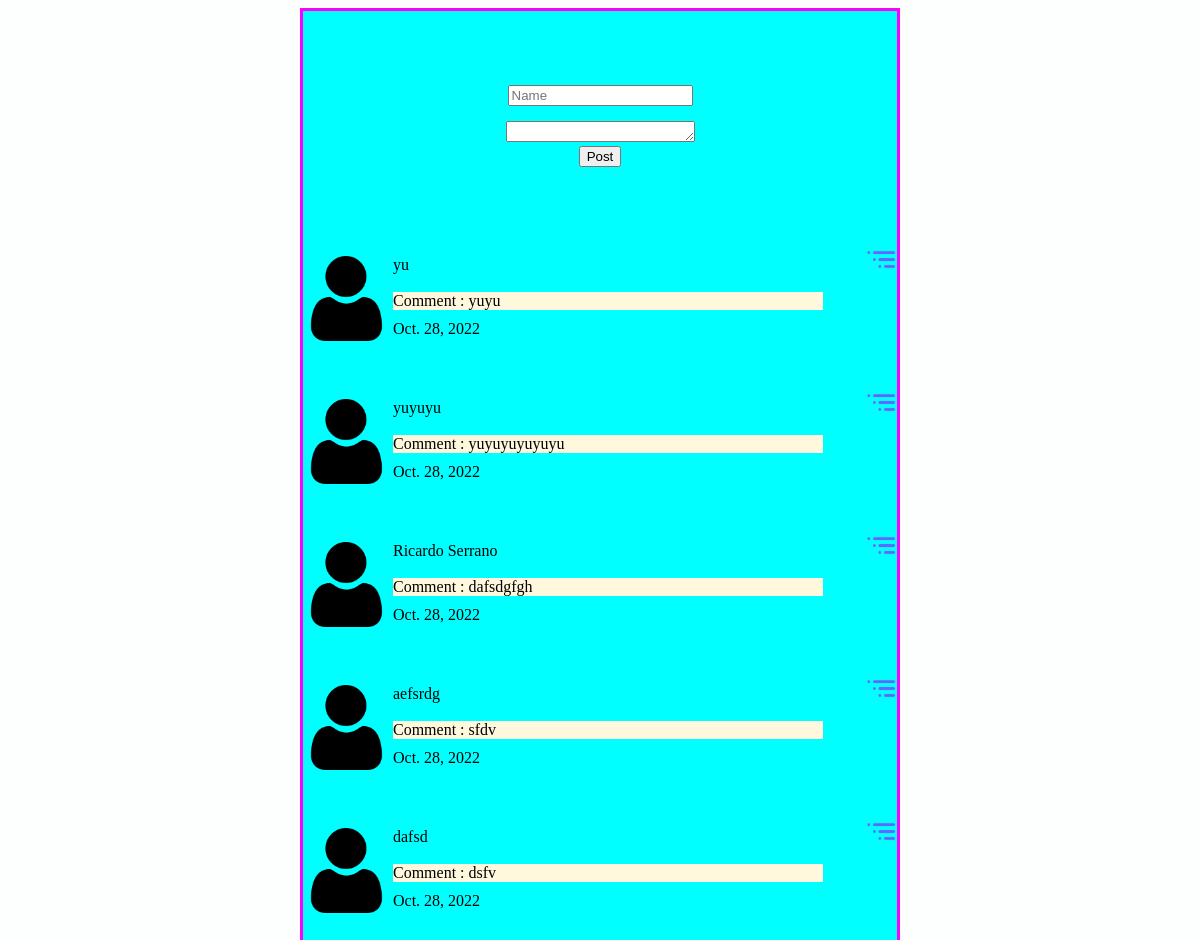
The page / on the database its author committed.
### AppFacePlant/models.py (models this page shows)
class Post(models.Model):
    class Meta(object):
        db_table = 'post'
    name = models.CharField(
        'name', blank=False, null=False, max_length=20, db_index=True, default='Richie'
    )
    hobbie = models.CharField(
        'hobbie', blank=True, null=True, max_length=140, db_index=True
    )
    created_at = models.DateField(
        'created_at', blank=True, auto_now_add=True
    )

### AppFacePlant/views.py (the view, shortened to what this page needs)
# urls.py: path("", views.say_hello, name='index'),
def say_hello(request):
    posts = Post.objects.all().order_by('-created_at')[:20]
    return render(request, 'posts.html',{'posts':posts})

### templates/posts.html (shortened to what this page needs)
{% extends 'base.html' %} {% block content %} {% load static %}
<section class ="content">
    <section class ="postform">
        <form action="" method="POST">
            <div class="input">
            <input type="text" name="name" placeholder="Name" required>
            <br>
            <textarea name="hobbie" id="Hobbies" cols="21" rows="1" required></textarea>
            <br>
            <input type="submit" value="Post"/>
        </div>
        </form>
        <ol>
            {% for post in posts %}
            <li>
                <img class="list js-list-icon" src="{% static 'IMG/list.png'%}" alt="">
                <div class="logo">
                     <img src="{% static 'IMG/user.png'%}" alt="">
                     </div>
                <div class="data">
                    <div class="name">{{ post.name }}</div>
                <div class="date"> {{post.created_at}}</div>
                <div class="hobbies">Comment : {{post.hobbie}}</div>
                </div>
            </li>
            {% endfor %}
        </ol>
        </section>
</section>
{% endblock %}

### templates/base.html (shortened to what this page needs)
<!DOCTYPE html>
<html lang="en">
<head>
    {% load static %}
<link rel="stylesheet" href="{%static 'CSS/style.css'%}"/>
</head>
<body>
    {%block content%} {{ content }} {% endblock %}
</body>
</html>

### static/CSS/style.css (style rules this page uses)
body { background-color: rgb(253, 255, 254); }
html body { height: 100%; }
.content { max-width: 600px; height: 100%; margin: 0 auto; background-color: aqua; }
::marker { color: rgb(0 255 255); }
.list { position: relative; float: right; top: 0px; width: 33px; }
.name { position: relative; left: 50px; top: -76px; }
.hobbies { position: relative; top: -76px; left: 50px; width: 430px; background-color: cornsilk; }
.date { position: relative; text-align: left; top: -30px; left: 50px; }
form { position: relative; text-align: center; }
.logo img { width: 85px; position: relative; right: 7%; top: 13px; }
form { padding: 10%; gap:10px; }
section.postform { border-style: solid; border-color: magenta; }
input[type="text"] { margin: 15px; }

### rows shown on the page
Post: name "yu", created_at "Oct. 28, 2022", hobbie "yuyu"
Post: name "yuyuyu", created_at "Oct. 28, 2022", hobbie "yuyuyuyuyuyu"
Post: name "Ricardo Serrano", created_at "Oct. 28, 2022", hobbie "dafsdgfgh"
Post: name "aefsrdg", created_at "Oct. 28, 2022", hobbie "sfdv"
Post: name "dafsd", created_at "Oct. 28, 2022", hobbie "dsfv"
